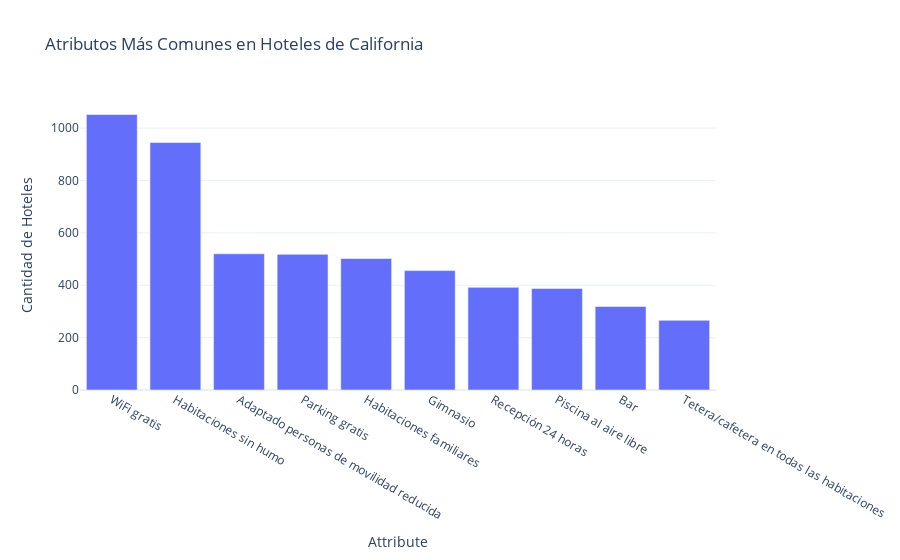

The notebook cell saved with this chart:
### Code cell
import ast
from collections import Counter

# Crear una copia del DataFrame para evitar modificar el original
df_copy = df_california_hotels.copy()

# Convertir las cadenas de lista a listas reales, manejar NaN
df_copy['attributes'] = df_copy['attributes'].apply(lambda x: ast.literal_eval(x) if pd.notna(x) else [])

# Obtener una lista plana de todos los atributos
all_attributes = [attribute for sublist in df_copy['attributes'] for attribute in sublist]

# Contar la frecuencia de cada atributo
attribute_counts = Counter(all_attributes)

# Crear un DataFrame con los resultados
df_attribute_counts = pd.DataFrame(list(attribute_counts.items()), columns=['Attribute', 'Count'])

# Ordenar por la frecuencia descendente
df_attribute_counts = df_attribute_counts.sort_values(by='Count', ascending=False)

# Graficar los atributos más comunes
import plotly.express as px

fig = px.bar(df_attribute_counts.head(10), x='Attribute', y='Count',
             title='Atributos Más Comunes en Hoteles de California',
             labels={'Count': 'Cantidad de Hoteles'},
             template='plotly_white')

# Mostrar el gráfico
fig.show()

### Figure 1 — Plotly figure (JSON) as saved in the notebook; plotly's stock layout.template omitted (floating-point values rounded to 4 significant figures)
{"data": [{"alignmentgroup": "True", "hovertemplate": "Attribute=%{x}<br>Cantidad de Hoteles=%{y}<extra></extra>", "legendgroup": "", "marker": {"color": "#636efa", "pattern": {"shape": ""}}, "name": "", "offsetgroup": "", "orientation": "v", "showlegend": false, "textposition": "auto", "type": "bar", "x": ["WiFi gratis", "Habitaciones sin humo", "Adaptado personas de movilidad reducida", "Parking gratis", "Habitaciones familiares", "Gimnasio", "Recepción 24 horas", "Piscina al aire libre", "Bar", "Tetera/cafetera en todas las habitaciones"], "xaxis": "x", "y": [1052, 945, 520, 518, 502, 456, 392, 388, 319, 266], "yaxis": "y"}], "layout": {"barmode": "relative", "legend": {"tracegroupgap": 0}, "title": {"text": "Atributos Más Comunes en Hoteles de California"}, "xaxis": {"anchor": "y", "domain": [0, 1], "title": {"text": "Attribute"}}, "yaxis": {"anchor": "x", "domain": [0, 1], "title": {"text": "Cantidad de Hoteles"}}}}
